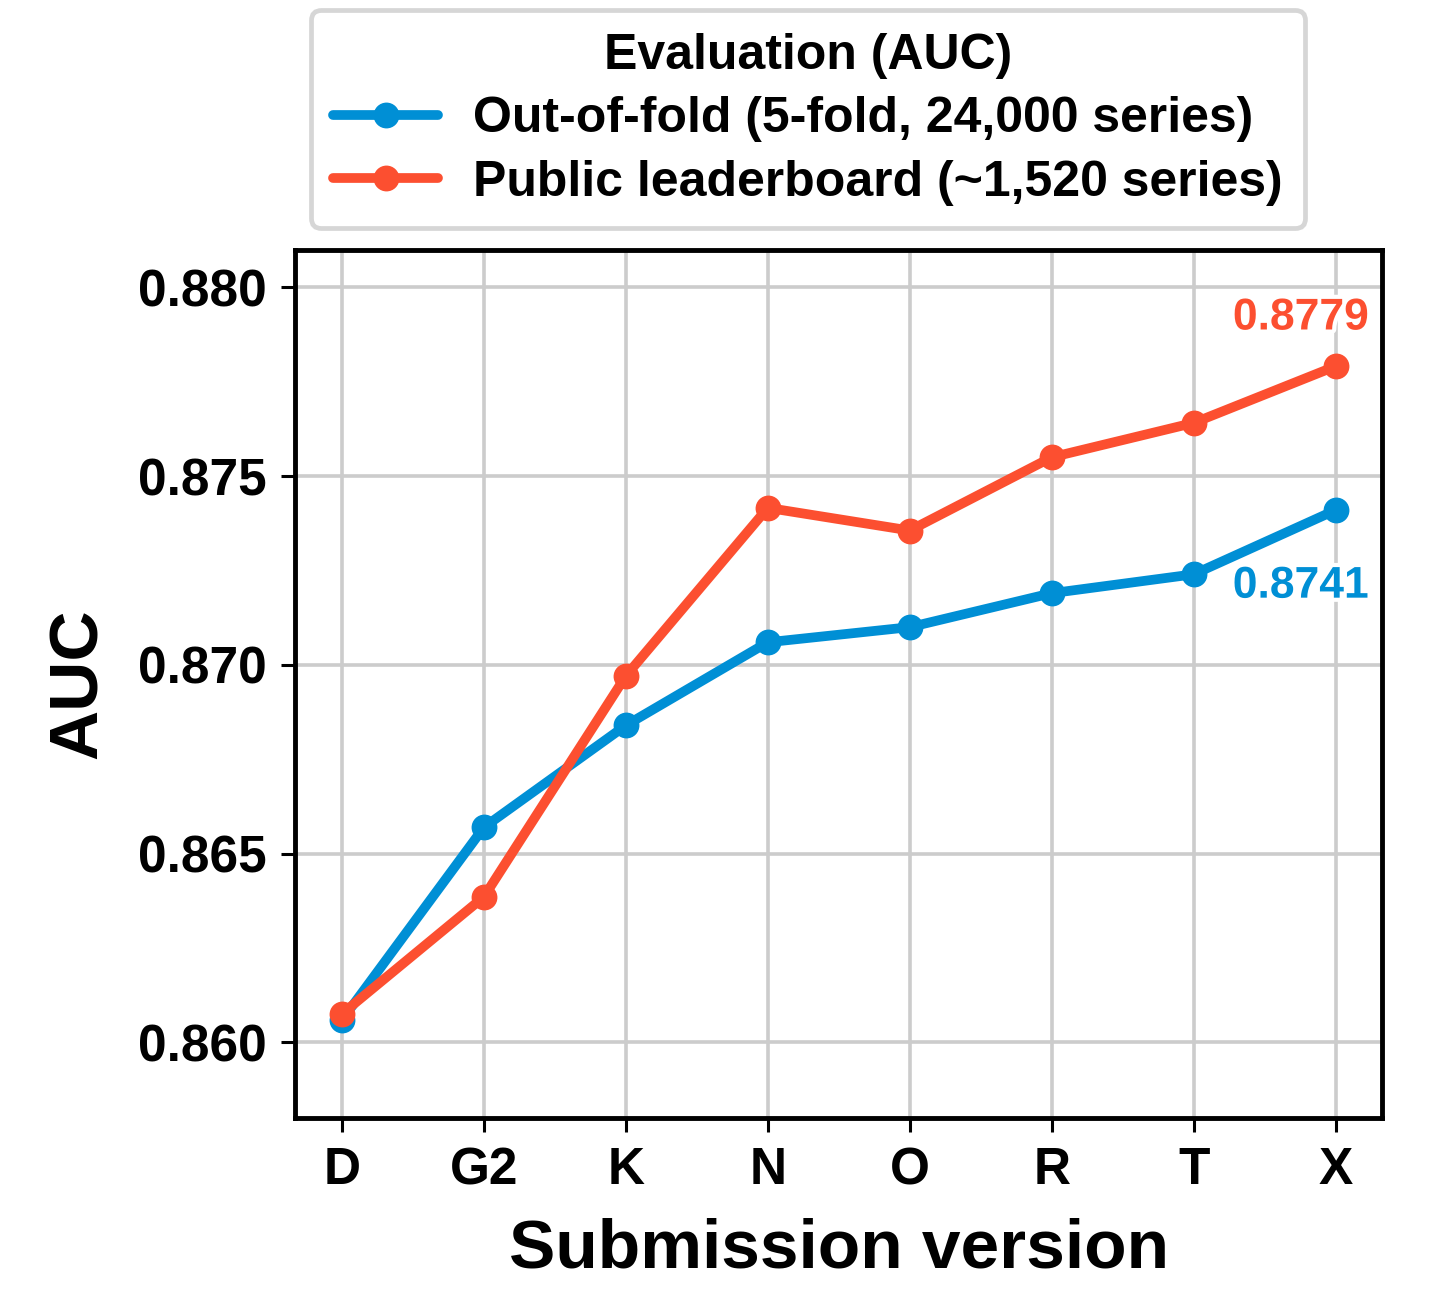

Reproduce this figure in Python.
"""FigMirror C_curves, iter 0.
Style: Chronos (Ansari et al. 2024) model-size line chart. Data: KU-SBB submissions OOF vs public LB AUC.
Render: /home/zhuhx/miniconda3/bin/python3 figure_iter0.py
"""
import os
import matplotlib
matplotlib.use("Agg")
import matplotlib.pyplot as plt
from matplotlib.text import Text, Annotation
import matplotlib.patheffects as pe

plt.rcParams["pdf.fonttype"] = 42
plt.rcParams["ps.fonttype"] = 42
plt.rcParams["axes.unicode_minus"] = False

# === DATA SECTOR (edit here) ===
X_LABELS = ["D", "G2", "K", "N", "O", "R", "T", "X"]
X_TITLE = "Submission version"
Y_TITLE = "AUC"
LEGEND_TITLE = "Evaluation (AUC)"
SERIES = [
    # (legend label, values)
    ("Out-of-fold (5-fold, 24,000 series)",
     [0.8606, 0.8657, 0.8684, 0.8706, 0.8710, 0.8719, 0.8724, 0.8741]),
    ("Public leaderboard (~1,520 series)",
     [0.86076, 0.86386, 0.86971, 0.87416, 0.87356, 0.87550, 0.87641, 0.87791]),
]
FINAL_LABELS = ["0.8741", "0.8779"]   # labelled final values (per data.txt)
# === END DATA SECTOR ===

# ---------------- style constants (see notes_iter0.md for provenance) ----------------
DPI = 200
FIGSIZE = (7.2, 6.5)            # aspect 1.108; L1 ref aspect 2326/2108 = 1.103
# Colors
COL_OOF = "#008fd5"   # L1-PIL: blue series line, median 8x8 window at ref (858,1646)
COL_LB = "#fc4f30"    # L1-PIL: red/orange series, median over all r>230,g<110,b<80 pixels
COL_SPINE = "#000000" # L1 min-along-line: spine core pixels (0,0,0); L2 near-black class
COL_GRID = "#cccccc"  # L1-PIL: 6-px-wide solid gridline rows read (204,204,204)
COL_LEGEDGE = "#d6d6d6"  # L1-PIL: legend frame 8-px edge reads (214,214,214)
COL_TEXT = "#000000"  # L1: black bold text
# Widths (ref px scaled by k = 1440/2326 = 0.619, then px -> pt at 200 dpi)
LW_SPINE = 1.75       # ref 8 px
LW_GRID = 1.3         # ref 6 px
LW_LINE = 3.5         # ref 16 px
MS = 8.3              # ref marker diameter 38 px
LW_LEGFRAME = 1.7     # ref 8 px
TICK_LEN = 5.2        # ref 24 px major ticks, outward
TICK_W = 1.1          # ref 5 px
# Type: bold grotesque sans (ref looks Roboto Bold; not installed -> Liberation Sans Bold)
FS_TICK = 18.5        # ref tick cap height 60 px
FS_LEG = 18.0         # ref legend cap height 58 px (0.97 x tick)
FS_AXLABEL = 25.0     # ref axis-label cap ~80-85 px (~1.35 x tick)
FS_VALUE = 16.0       # final-value labels (not in ref; one notch under tick size)

plt.rcParams["font.family"] = "sans-serif"
plt.rcParams["font.sans-serif"] = ["Liberation Sans", "Arial", "Helvetica", "DejaVu Sans"]
plt.rcParams["font.weight"] = "bold"
plt.rcParams["axes.labelweight"] = "bold"

fig = plt.figure(figsize=FIGSIZE, dpi=DPI)
ax = fig.add_axes([0.205, 0.140, 0.755, 0.668])

xs = list(range(len(X_LABELS)))
colors = [COL_OOF, COL_LB]
handles = []
for (lab, ys), c in zip(SERIES, colors):
    h, = ax.plot(xs, ys, color=c, lw=LW_LINE, marker="o", ms=MS, mec=c, mfc=c,
                 solid_capstyle="round", zorder=3, label=lab, clip_on=False)
    handles.append(h)

# axes limits: x margin ~4.3% of width each side (ref 20M/710M inset 0.042/0.045)
ax.set_xlim(-0.33, len(xs) - 1 + 0.33)
ax.set_ylim(0.858, 0.881)
ax.set_xticks(xs)
ax.set_xticklabels(X_LABELS)
yt = [0.860, 0.865, 0.870, 0.875, 0.880]
ax.set_yticks(yt)
ax.set_yticklabels([f"{v:.3f}" for v in yt])

# all four spines, black (L1: rectangle frame)
for s in ax.spines.values():
    s.set_visible(True)
    s.set_color(COL_SPINE)
    s.set_linewidth(LW_SPINE)
    s.set_zorder(4)

# ticks: outward major ticks on left and bottom only (L1)
ax.tick_params(axis="both", which="major", direction="out", length=TICK_LEN, width=TICK_W,
               color=COL_SPINE, labelsize=FS_TICK, pad=5, top=False, right=False)
for t in ax.get_xticklabels() + ax.get_yticklabels():
    t.set_fontweight("bold")

# gridlines: solid light grey, both directions, below data
ax.grid(True, which="major", axis="both", color=COL_GRID, lw=LW_GRID, ls="-")
ax.set_axisbelow(True)

ax.set_xlabel(X_TITLE, fontsize=FS_AXLABEL, fontweight="bold", labelpad=8)
ax.set_ylabel(Y_TITLE, fontsize=FS_AXLABEL, fontweight="bold", labelpad=10)

# final-value labels: series-colored bold, left of the last marker (ha='right' keeps inside axes)
last = len(xs) - 1
offsets = [(12, -20), (12, 10)]   # OOF below, LB above; ha=right keeps label inside axes
vas = ["top", "bottom"]
for (lab, ys), c, txt, off, va in zip(SERIES, colors, FINAL_LABELS, offsets, vas):
    a = ax.annotate(txt, xy=(last, ys[-1]), xytext=off, textcoords="offset points",
                    ha="right", va=va, fontsize=FS_VALUE, fontweight="bold", color=c,
                    zorder=6)
    a.set_path_effects([pe.withStroke(linewidth=3, foreground="white")])

# legend: outside above axes, titled, rounded light-grey frame, spans most of the width
leg = fig.legend(handles=handles, loc="upper center", bbox_to_anchor=(0.561, 0.992),
                 ncol=1, title=LEGEND_TITLE, fontsize=FS_LEG, title_fontsize=FS_LEG,
                 frameon=True, fancybox=True, edgecolor=COL_LEGEDGE, facecolor="white",
                 framealpha=1.0, handlelength=2.1, handletextpad=0.7, borderpad=0.45,
                 labelspacing=0.35, borderaxespad=0.0)
leg.get_frame().set_linewidth(LW_LEGFRAME)
leg.get_title().set_fontweight("bold")
for t in leg.get_texts():
    t.set_fontweight("bold")
for t in ax.texts + ax.get_xticklabels() + ax.get_yticklabels() + [ax.xaxis.label, ax.yaxis.label]:
    t.set_zorder(max(t.get_zorder(), 6))

OUT = "figure.png"
fig.savefig(OUT, dpi=DPI, facecolor="white"); fig.savefig("figure.pdf", dpi=DPI, facecolor="white"); fig.savefig("output.png", dpi=DPI, facecolor="white")


# ---------------- floor self-check ----------------
def floor_check(fig, ax, leg):
    fig.canvas.draw()
    r = fig.canvas.get_renderer()
    lines = []
    texts = []
    for t in ax.get_xticklabels() + ax.get_yticklabels():
        if t.get_text():
            texts.append(("tick", t))
    texts += [("xlabel", ax.xaxis.label), ("ylabel", ax.yaxis.label)]
    texts += [("annot", t) for t in ax.texts]
    texts += [("legend", t) for t in leg.get_texts()] + [("legtitle", leg.get_title())]
    bbs = [(k, t, t.get_window_extent(r)) for k, t in texts]
    ov = []
    for i, (ka, ta, ba) in enumerate(bbs):
        for kb, tb, bb in bbs[i + 1:]:
            if ba.overlaps(bb):
                ov.append(f"{ka}('{ta.get_text()}') x {kb}('{tb.get_text()}')")
    lines.append("text_overlap: " + ("PASS" if not ov else "FAIL " + "; ".join(ov)))
    fb = fig.bbox
    clip = [t.get_text() for _, t, b in bbs
            if b.x0 < fb.x0 or b.y0 < fb.y0 or b.x1 > fb.x1 or b.y1 > fb.y1]
    lb = leg.get_window_extent(r)
    if lb.x0 < 0 or lb.y0 < 0 or lb.x1 > fb.x1 or lb.y1 > fb.y1:
        clip.append("legend frame")
    lines.append("clipping: " + ("PASS" if not clip else "FAIL " + ", ".join(clip)))
    xl = ax.xaxis.label.get_window_extent(r)
    lines.append(f"xlabel_y0>=0: {'PASS' if xl.y0 >= 0 else 'FAIL'} (y0={xl.y0:.1f}px)")
    axb = ax.get_window_extent(r)
    lines.append("legend_vs_axes: " + ("PASS" if lb.y0 > axb.y1 else "FAIL legend overlaps axes")
                 + f" (gap={lb.y0 - axb.y1:.1f}px)")
    # annotations inside axes
    ann_out = [t.get_text() for t in ax.texts
               if not (axb.x0 <= t.get_window_extent(r).x0 and t.get_window_extent(r).x1 <= axb.x1
                       and axb.y0 <= t.get_window_extent(r).y0 and t.get_window_extent(r).y1 <= axb.y1)]
    lines.append("annot_inside_axes: " + ("PASS" if not ann_out else "FAIL " + ", ".join(ann_out)))
    # text vs marks: annotation bbox vs data line vertices (display) and markers
    import numpy as np
    hit = []
    for t in ax.texts:
        b = t.get_window_extent(r)
        for ln in ax.lines:
            xy = ln.get_transform().transform(ln.get_xydata())
            # densify segments
            pts = []
            for p, q in zip(xy[:-1], xy[1:]):
                for s in np.linspace(0, 1, 60):
                    pts.append(p + s * (q - p))
            pts = np.array(pts)
            half = ln.get_linewidth() * fig.dpi / 72 / 2 + ln.get_markersize() * fig.dpi / 72 / 2 * 0
            inside = ((pts[:, 0] > b.x0 - half) & (pts[:, 0] < b.x1 + half)
                      & (pts[:, 1] > b.y0 - half) & (pts[:, 1] < b.y1 + half))
            mk = xy
            mr = ln.get_markersize() * fig.dpi / 72 / 2
            minside = ((mk[:, 0] > b.x0 - mr) & (mk[:, 0] < b.x1 + mr)
                       & (mk[:, 1] > b.y0 - mr) & (mk[:, 1] < b.y1 + mr))
            if inside.any() or minside.any():
                hit.append(f"'{t.get_text()}' x line {ln.get_label()[:12]}")
    maxz = max(a.get_zorder() for a in ax.get_children() if not isinstance(a, Text))
    low = [t.get_text() for t in ax.texts + ax.get_xticklabels() + ax.get_yticklabels()
           if t.get_text() and t.get_zorder() <= maxz]
    status = "PASS" if not hit and not low else "FAIL " + "; ".join(hit + [f"low z: {x}" for x in low])
    lines.append("text_obscured_by_marks: " + status)
    lines.append(f"figure_aspect: {FIGSIZE[0] / FIGSIZE[1]:.3f} (ref 1.103, band +-10%)")
    lines.append(f"panel_aspect: {axb.width / axb.height:.3f} (ref ~1.34 from spine bbox)")
    return lines


res = floor_check(fig, ax, leg)
with open("floor_selfcheck_final.txt", "w") as f:
    f.write("\n".join(res) + "\n")
print("\n".join(res))
